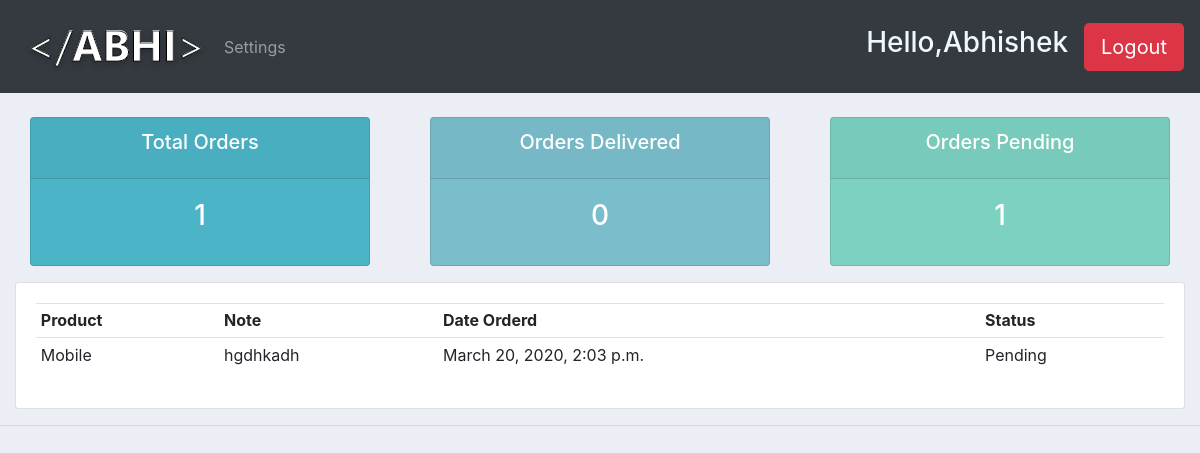
Screenshot of /user/ (signed in) with the database file from the repository.
### accounts/models.py (models this page shows, shortened)
class Order(models.Model):
    STATUS =(
        ('Pending','Pending'),
        ('Out For Delivery','Out For Delivery'),
        ('Delivered','Delivered'),
    )
    customer = models.ForeignKey(Customer,null=True, on_delete=models.SET_NULL)   #each customer will have orders and Products
    product = models.ForeignKey(Product,null=True, on_delete=models.SET_NULL)
    date_created = models.DateTimeField(auto_now_add=True, null = True)
    status = models.CharField(max_length=50, null =True,choices =STATUS)
    note = models.CharField(max_length=50, null =True)

class Product(models.Model):
    CATEGORY = (
        ('Indoor','Indoor'),
        ('Outdoor','Outdoor'),
    )
    name = models.CharField(max_length=50, null =True)
    price = models.FloatField(null = True)
    category = models.CharField(max_length=50, null =True,choices =CATEGORY)
    description = models.CharField(max_length=50, null =True,blank=True )
    date_created = models.DateTimeField(auto_now_add=True, null = True)
    tag = models.ManyToManyField(Tag)
    def __str__(self):
        return self.name

### accounts/decorators.py (the view)
        def wrapper_func(request,*args,**kwargs):
            group = None
            if request.user.groups.exists():
                group = request.user.groups.all()[0].name
            if group in allowed_roles:
                return view_func(request,*args,**kwargs)
            else:
                return HttpResponse("You are not authorized to access this page")

### accounts/views.py (called while the page is built)
@login_required(login_url='login')
@allowed_users(allowed_roles=['customer'])
def userPage(request):
    orders = request.user.customer.order_set.all()
    total_orders = orders.count()   #count() to get the count of total orders
    delivered = orders.filter(status = 'Delivered').count() #to get count of orders based on status
    pending = orders.filter(status = 'Pending').count()  #to get count of orders based on status
    context = { 'orders':orders,'total_orders':total_orders,'delivered':delivered,'pending':pending}
    return render(request,'accounts/user.html',context)

### accounts/templates/accounts/user.html
{%  extends 'accounts/main.html' %}
{% block content %}
{%  include 'accounts/status.html' %}
<div class="row">
	<div class="col-md">
		<div class="card card-body">
			<table class="table table-sm">
				<tr>
					<th>Product</th>
					<th>Note</th>
					<th>Date Orderd</th>
					<th>Status</th>
				</tr>
				{% for order in orders %}
				<tr>
					<td>{{order.product}}</td>
					<td>{{order.note}}</td>
					<td>{{order.date_created}}</td>
					<td>{{order.status}}</td>
				</tr>
				{% endfor %}
			</table>
		</div>
	</div>
</div>
{% endblock content %}

### accounts/templates/accounts/navbar.html (shortened to what this page needs)
{% load static %}
<nav class="navbar navbar-expand-lg navbar-dark bg-dark">
  <img src="{% static 'img/logoo.png' %}" alt="Logo">
  <div class="collapse navbar-collapse" id="navbarNav">
    <ul class="navbar-nav">
      {% if request.user.is_staff %}
      <li class="nav-item active">
        <a class="nav-link" href="{% url 'home' %}">Dashboard</a>
      </li>
      <li class="nav-item">
        <a class="nav-link" href="{% url 'product' %}">Products</a>
      </li>
      {% else %}
      <li class="nav-item">
        <a class="nav-link" href="{% url 'settings' %}">Settings</a>
      </li>
      {% endif %}
    </ul>
  </div>
<div class="mr-2">
  <span><h3 style="color: aliceblue;" >Hello,{{request.user.first_name}} </h3></span>
    </div>
  <div class="ml-2">
    <span><a class="btn btn-lg btn-danger" href="{% url 'logout' %}">Logout</a></span>
  </div>
</nav>

### static/css/main.css (style rules this page uses)
body { background-color: #ebeff5; }

### rows the page displays
Order: product "Mobile", note "hgdhkadh", date_created "March 20, 2020, 2:03 p.m.", status "Pending"

### other values shown
{{ request.user.first_name }} "Abhishek"
{{ total_orders }} "1"
{{ delivered }} "0"
{{ pending }} "1"
